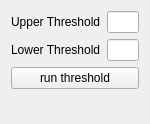
          <widget class="QWidget" name="thresholdPage">
           <property name="geometry">
            <rect>
             <x>0</x>
             <y>0</y>
             <width>150</width>
             <height>124</height>
            </rect>
           </property>
           <attribute name="label">
            <string>Threshold</string>
           </attribute>
           <layout class="QVBoxLayout" name="verticalLayout_18">
            <item>
             <widget class="QWidget" name="widget_15" native="true">
              <layout class="QHBoxLayout" name="horizontalLayout_21">
               <property name="leftMargin">
                <number>0</number>
               </property>
               <property name="topMargin">
                <number>0</number>
               </property>
               <property name="rightMargin">
                <number>0</number>
               </property>
               <property name="bottomMargin">
                <number>0</number>
               </property>
               <item>
                <widget class="QLabel" name="thresholdUpperLabel">
                 <property name="text">
                  <string>Upper Threshold</string>
                 </property>
                </widget>
               </item>
               <item>
                <widget class="QLineEdit" name="thresholdUpperLineEdit"/>
               </item>
              </layout>
             </widget>
            </item>
            <item>
             <widget class="QWidget" name="widget_20" native="true">
              <layout class="QHBoxLayout" name="horizontalLayout_22">
               <property name="leftMargin">
                <number>0</number>
               </property>
               <property name="topMargin">
                <number>0</number>
               </property>
               <property name="rightMargin">
                <number>0</number>
               </property>
               <property name="bottomMargin">
                <number>0</number>
               </property>
               <item>
                <widget class="QLabel" name="thresholdLowerLabel">
                 <property name="text">
                  <string>Lower Threshold</string>
                 </property>
                </widget>
               </item>
               <item>
                <widget class="QLineEdit" name="thresholdLowerLineEdit"/>
               </item>
              </layout>
             </widget>
            </item>
            <item>
             <widget class="QPushButton" name="thresholdButton">
              <property name="text">
               <string>run threshold</string>
              </property>
             </widget>
            </item>
            <item>
             <spacer name="verticalSpacer_12">
              <property name="orientation">
               <enum>Qt::Vertical</enum>
              </property>
              <property name="sizeHint" stdset="0">
               <size>
                <width>20</width>
                <height>40</height>
               </size>
              </property>
             </spacer>
            </item>
           </layout>
          </widget>
